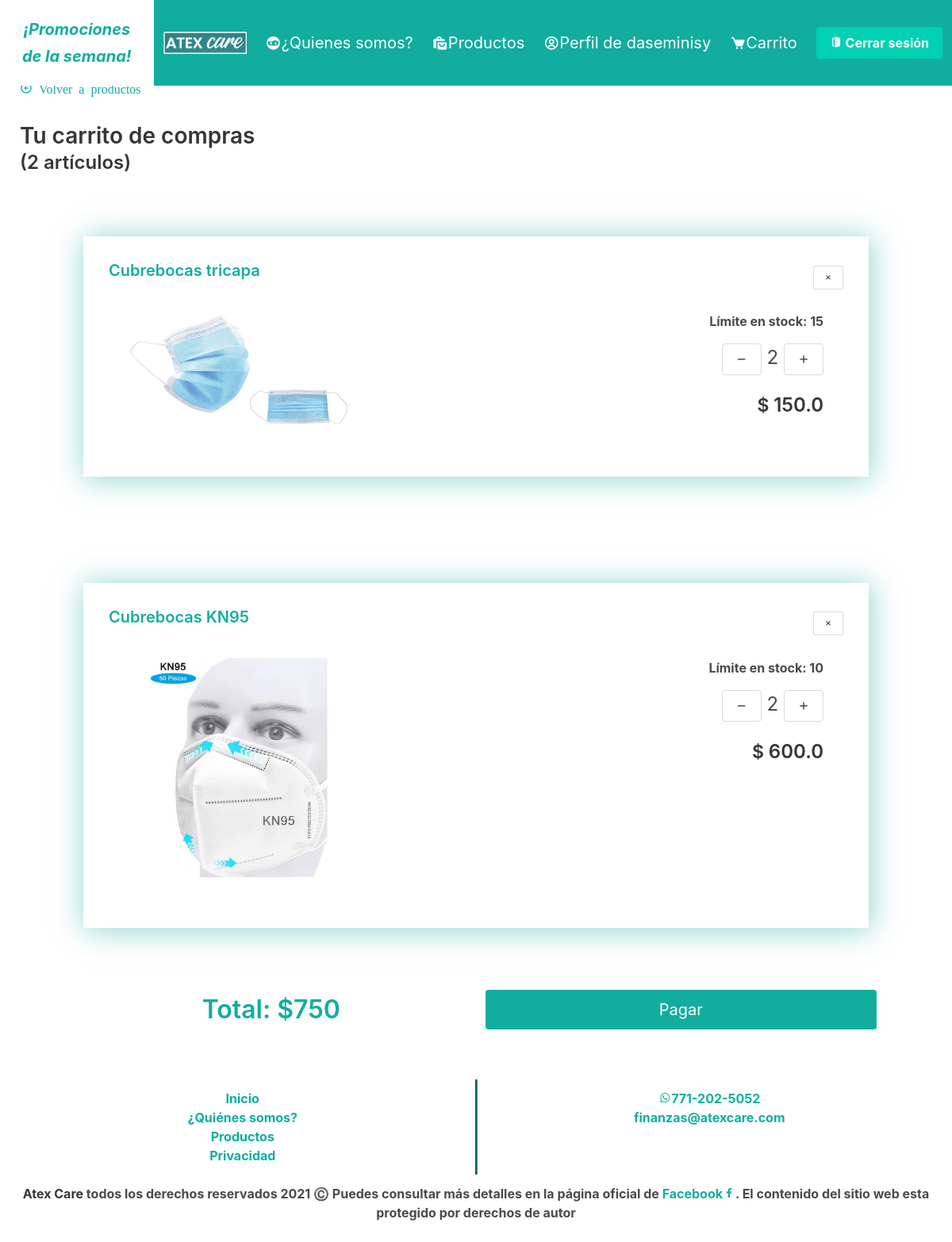
The page /detalle_carrito (signed in) on the database its author committed.
### demo/models.py (models this page shows, shortened)
class Carrito(models.Model):
    PAGADO = 0
    ACTIVO = 1
    STATUS_CHOICES = (
        ("PAGADO", PAGADO),
        ("ACTIVO", ACTIVO),
    )
    producto = models.ForeignKey(Product, on_delete=models.CASCADE)
    cantidad = models.IntegerField("Cantidad")
    monto = models.FloatField("Monto")
    usuario = models.ForeignKey(User, null=True, on_delete=models.CASCADE)
    status = models.IntegerField(choices=STATUS_CHOICES, default=ACTIVO)

class Product (models.Model):
    name = models.CharField("nombre del producto", max_length=50)
    short_description = models.CharField("pequeña descripción", max_length=150)
    long_description = models.CharField("descripción larga", max_length=500)
    price = models.FloatField("precio normal")
    discount = models.FloatField("descuento")
    image = models.ImageField(upload_to='principal_img', null=True)
    stock = models.IntegerField(null=True)

### demo/views.py (the view, shortened to what this page needs)
# urls.py: path('detalle_carrito', views.detail_car, name='detalle_carrito'),
@login_required(login_url='login')
def detail_car(request):
    objCar = Carrito.objects.filter(usuario=request.user)
    tObjetos = len(objCar)
    context = {'objetos': objCar, 'totalArticulos': tObjetos}
    return render(request, 'demo/detail_car.html', context)

### demo/templates/demo/detail_car.html (shortened to what this page needs)
{% extends 'demo/menu_quienes.html' %}
{% block body %}
<section>
    <div class="content">
        <div>
            <a href="{% url 'productos' %}">
                <i class='bx bx-left-arrow-circle bx-xs'> Volver a productos</i>
            </a>
        </div>
        {% if totalArticulos > 0 %}
        <h2 class="title">Tu carrito de compras</h2>
        <h3 class="subtitle">({{totalArticulos}} artículos)</h3>
        {% for o in objetos %}
        <div class="body-carrito" id="{{o.id}}">
            <div class="columns is-mobile is-vcentered head-carrito">
                <div class="column is-two-thirds">
                    <h4><a href="{% url 'producto' o.producto.id %}">{{o.producto.name}}</a></h4>
                </div>
                <div class="xbtn column">
                    <button class="button is-outlined is-small deleteItem"><i class='bx bx-x'></i></button>
                </div>
            </div>
            <div class="columns is-mobile carrito">
                <div class="column">
                    <img src="{{o.producto.image.url}}" alt="{{o.producto.name}}">
                </div>
                <div class="column is-two-thirds xbtn">
                    <p class="stock">Límite en stock: <span>{{o.producto.stock}}</span></p>
                    <p class="xbtn  price">
                        <button class="button is-outlined cantidadItem">
                            <i class='bx bx-minus'></i>
                        </button>
                        <span class="cant"> {{o.cantidad}} </span>
                        <button class="button is-outlined cantidadItem">
                            <i class='bx bx-plus'></i>
                        </button>
                    </p>
                    <h4 class="xbtn">$
                        <span class="price mont" precio="{{o.producto.price}}">{{o.monto}}</span>
                    </h4>
                </div>
            </div>
        </div>
        <br>
        {% endfor %}
        <br>
        <div class="columns pagar is-vcentered">
            <div class="column">
                <p class="title has-text-centered">Total: $<span id="a_pagar"></span></p>
            </div>
            <div class="column xbtn">
                <a class="button is-info is-fullwidth is-medium" href="{% url 'envio' %}">Pagar</a>
            </div>
        </div>
        {% else %}
        <br>
        <h2 class="title">Sin artículos</h2>
        <br>
        <h5>Parece que aún no has añadido artículos, puedes agregar artículos en cualquier momento 😷</h5>
        <br><br><br>
        {% endif %}
    </div>
</section>
{% load static %}
{% endblock body %}

### demo/templates/demo/menu_quienes.html (shortened to what this page needs)
{% extends 'demo/base.html' %}
{% block nav %}
<header>
    <nav class="navbar is-fixed-top is-primary fuente__base-justify">
        <div class="container__slogan">
            <p class="is-primary">¡Promociones de la semana!</p>
        </div>
        <div class="navbar-brand">
            <a class="navbar-item" href="{% url 'index' %}">
                {% load static %}
                <img src="{% static 'demo/img/logo-texto.png' %}">
            </a>
        </div>
        <div id="nav-links" class="navbar-menu">
            <div class="navbar-start">
                <a class="navbar-item" href="{% url 'quienes' %}">
                    <i class='bx bxs-face-mask'></i> ¿Quienes somos?
                </a>
                <a class="navbar-item" href="{% url 'productos' %}">
                    <i class='bx bxs-shopping-bags'></i> Productos
                </a>
                {% if user.is_authenticated %}
                <a href="{% url 'user' %}"" class=" navbar-item">
                    <i class='bx bx-user-circle'></i> Perfil de {{request.user}}
                </a>
                <a href="{% url 'detalle_carrito' %}" class="navbar-item">
                    <i class='bx bxs-cart bx-tada'></i> Carrito
                </a>
                {% endif %}
            </div>
            <div class="navbar-end">
                <div class="navbar-item">
                    {% if user.is_authenticated %}
                    <a id="sesion" class="button is-primary" href="{% url 'logout' %}">
                        <strong><i class='bx bxs-door-open'></i> Cerrar sesión</strong>
                    </a>
                    {% endif %}
                </div>
            </div>
        </div>
    </nav>
</header>
{% endblock nav %}

### demo/static/demo/styles.css (style rules this page uses)
html, body { max-width: 100%; overflow-x: hidden; }
:root { --color-primary: #12ad9f; --color-primary-reduced: rgb(18, 173, 159,0.5); --color-secondary: rgba(255, 255, 255, 0.5); --color-black: #000000; --color-white: #FFFFFF; }
.fuente__base, .fuente__base-justify { line-height: 1.6; font-size: 1.15rem; }
.fuente__base-justify { text-align: justify; }
.is-primary { color: var(--color-primary); }
.content { padding: 25px; padding-top: 100px; }
.button.is-info { background-color: var(--color-primary); }
.navbar-item { color: var(--color-primary); }
.navbar.is-primary, .is-primary { background-color: var(--color-primary); }
.container__slogan p { background-color: var(--color-white); color: var(--color-primary); text-align: center; font-weight: bold; font-style: oblique; }
.price { font-size: 1.3rem; }
button { background: none; color: inherit; border: none; padding: 0; font: inherit; cursor: pointer; outline: inherit; }
.body-carrito { margin: 15px; text-align: justify; box-shadow: 2px 2px 35px rgba(18, 173, 159, 50%); }
.columns.is-mobile.head-carrito { margin: 0; padding: 20px; padding-bottom: 0; }
.xbtn { text-align: end; }
.title { color: var(--color-primary); }
.columns.is-mobile.carrito { margin: 0; padding: 20px; padding-top: 0; }
.footer, .stock { font-size: 0.8rem; font-weight: bold; color: var(--color-footer-text); }
a { color: var(--color-primary); }
@media screen and (min-width: 500px) { .footer, .stock { font-size: 0.9rem; } }
@media screen and (min-width: 500px) { .body-carrito { margin: 30px; } }
@media screen and (min-width: 500px) { .columns.is-mobile.carrito { padding: 30px; padding-top: 0; } }
@media screen and (min-width: 500px) { .columns.pagar.is-vcentered { padding-right: 30px; padding-left: 30px; } }
@media screen and (min-width: 900px) { .fuente__base-justify, .fuente__base { line-height: 1.7; font-size: 1.25rem; } }
@media screen and (min-width: 900px) { .container__slogan p { font-size: 1.25rem; } }
@media screen and (min-width: 900px) { .footer, .stock { font-size: 1rem; } }
@media screen and (min-width: 900px) { .body-carrito { margin: 80px; margin-bottom: 30px; } }
@media screen and (min-width: 900px) { .columns.is-mobile.carrito { padding: 45px; padding-top: 0; font-size: 1.15rem; } }
@media screen and (min-width: 900px) { .price { font-size: 1.5rem; } }
@media screen and (min-width: 900px) { .columns.pagar.is-vcentered { padding-right: 70.5px; padding-left: 70.5px; } }
@media screen and (min-width: 1024px) { .container__slogan p { padding:20px; } }

### rows shown on the page
Carrito: producto.name "Cubrebocas tricapa", producto.image (picture), producto.stock "15", cantidad "2", monto "150.0"
Carrito: producto.name "Cubrebocas KN95", producto.image (picture), producto.stock "10", cantidad "2", monto "600.0"

### other values the page prints
{{ request.user }} "daseminisy"
{{ totalArticulos }} "2"
